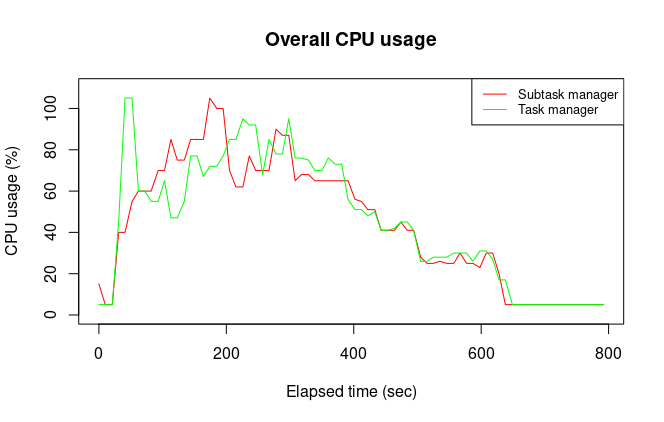

Generate this figure with R:
library(ggplot2)
library(viridis)

file_names <- c()
file_names[1] <- paste0("subtask_manager.log")
file_names[2] <- paste0("task_manager.log")

data_list <- lapply(file_names, read.csv , header=FALSE, sep=",")

plot(data_list[[1]][,1],data_list[[1]][,2],type="l",col="red", main="Overall CPU usage",
     xlab="Elapsed time (sec)", ylab="CPU usage (%)", ylim=c(0,110))
lines(data_list[[2]][,1],data_list[[2]][,2],col="green")
legend(x = "topright", 
       legend = c("Subtask manager", "Task manager"), 
       col = c("red", "green"),
       lwd = 1, 
       cex=0.8
)
